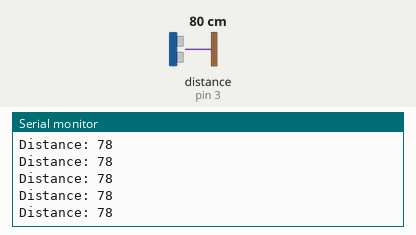
Simulated run of this sketch. Board: Arduino Uno, built with avr-gcc and run on an emulated ATmega328P. Shown: the last lines printed to the serial monitor. Wiring (inferred from the names in the program): ultrasonic range finder: trigger pin 6; echo pin 3. The inputs (shaded band) are chosen by the test bench; at power-on: distance to the obstacle (sensor on pin 3) 80 cm. The echo pulse lasts 58.3 µs per cm.

Above: at 1.2 s.
1.3 s: distance to the obstacle (sensor on pin 3) set to 299 cm
At 1.62 s:
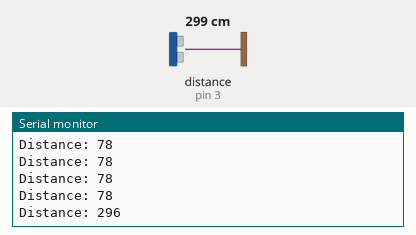
4.3 s: distance to the obstacle (sensor on pin 3) set to 2 cm
At 4.45 s:
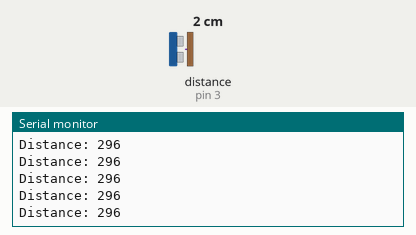
Timing chart, 0 to 7.3 s (numbered marks = the images above; inputs shaded):
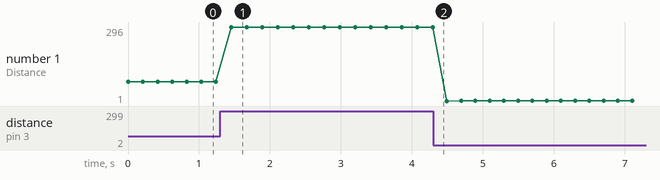

The sketch:

sieu_am.ino
```cpp
const int trig = 6;
const int echo = 3;
long duration;
long distance;

void setup() {
  // put your setup code here, to run once:
  pinMode(trig, OUTPUT);
  pinMode(echo, INPUT);
  Serial.begin(9600);

}

void loop() {
  // put your main code here, to run repeatedly:
  digitalWrite(trig, LOW);
  delayMicroseconds(2);
  digitalWrite(trig, HIGH);
  delayMicroseconds(10);
  digitalWrite(trig, LOW);

  duration = pulseIn(echo, HIGH);
  distance = duration / 2 * 0.034;

  Serial.print("Distance: ");
  Serial.println(distance);
  delay(200);


}
```

Measured:
- after the input at 1.3 s, the serial monitor: prints a new line after 0.16 s (image 1)
- plotted number 1: 78 → 296 after the input at 1.3 s, 296 → 2 after the input at 4.3 s
